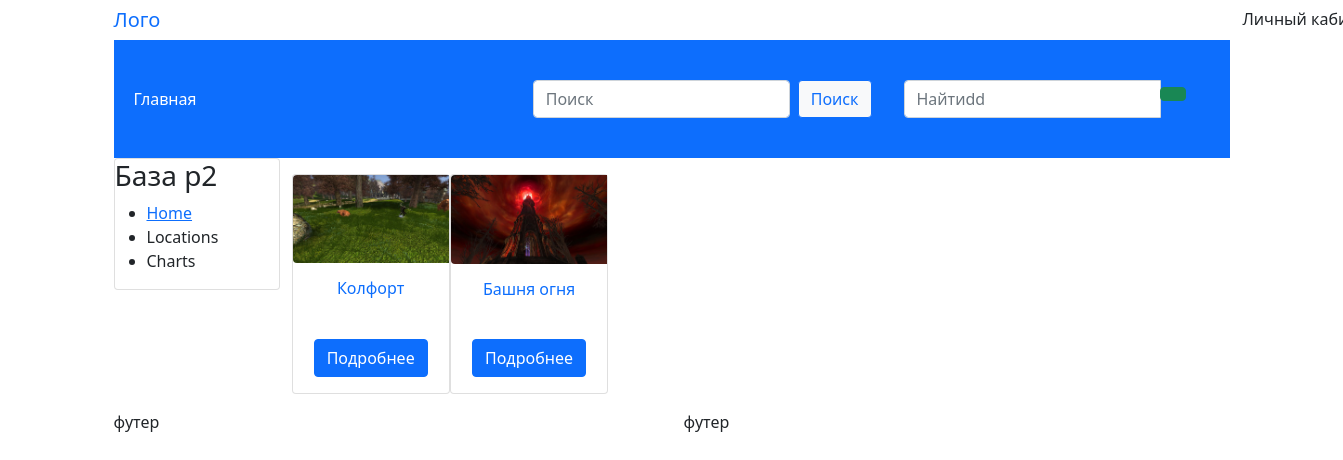
The app's page /, older data.
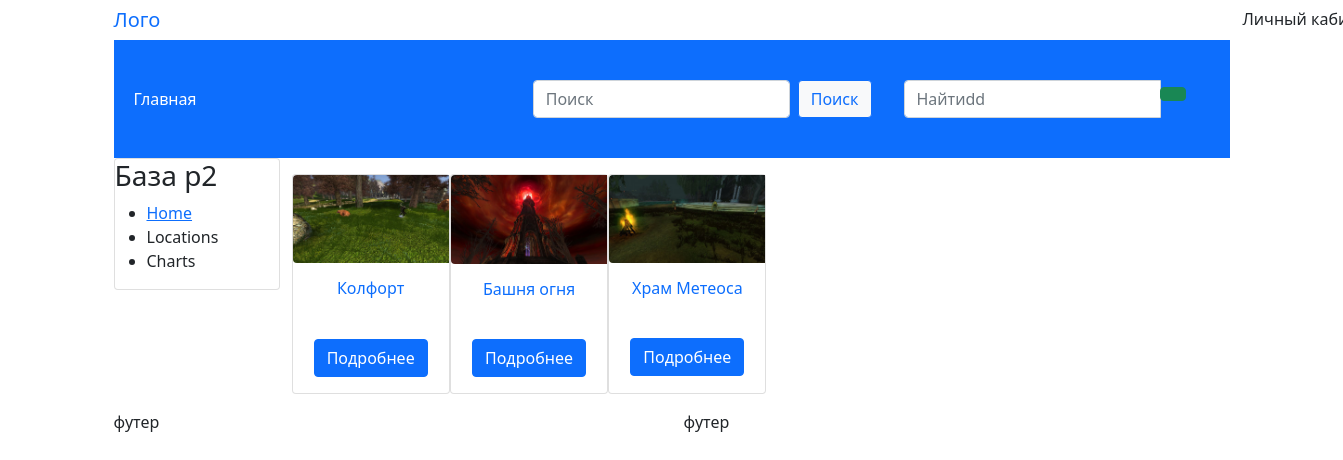
The same page, newer data.
### items/models.py (models this page shows, shortened)
class Location(models.Model):
    title = models.CharField(verbose_name="Название", max_length=150)
    local_img = models.ImageField("Изображение",
                                  upload_to="media/locations",
                                  default=DEFAULT_IMG)
    slug = models.SlugField("Ссылка", max_length=250, unique=True)
    user = models.ForeignKey(User,
                             verbose_name="Пользователь",
                             on_delete=models.CASCADE)
    class Meta:
        verbose_name = "Локация"
        verbose_name_plural = "Локации"

### items/views.py (the view)
# urls.py: path('', views.LocationsView.as_view(), name="home"),
class LocationsView(ListView):
    model = Location
    template_name = 'items/index.html'
    context_object_name = 'locations'
    def get_context_data(self, **kwargs):
        context = super().get_context_data(**kwargs)
        context['title'] = 'Главная страница'
        return context

### items/templates/items/index.html (shortened to what this page needs)
{% extends 'base.html' %}
{% load static %}
{% block content %}
    <div class="col-md-12">
        <div class="row">
            {% for location in locations %}
  <div class="card col-md-2 p-0 mb-3 mt-3">
            <img src="{{ location.local_img.url }}" alt="image" class="img-fluid rounded-start" />
            <div class="card-body text-center">
                <h6 class="card-title"> <a href="location/{{ location.slug }}" class="text-decoration-none">
                {{location.title}}  </a></h5>
            </div>
            <div class="card-body text-center">
            <a href="/location/{{ location.slug }}" class="btn btn-primary">Подробнее</a>
           </div>
        </div>
    {% endfor %}
    </div>
</div>
{% endblock content %}

### items/templates/base.html (shortened to what this page needs)
{% load static %}
<!DOCTYPE html>
<html>
<head>
<link href="https://cdn.jsdelivr.net/npm/bootstrap@5.0.2/dist/css/bootstrap.min.css" rel="stylesheet">
</head>
<body>
    <div class="container">
        {% include 'include/header.html' %}
        <div class="row">
            <div class="col-sm-2">
                {% include 'include/left_side.html' %}
            </div>
            <div class="col-sm-10">
                {% block content %}
                {% endblock content %}
            </div>
          </div>
          {% include 'include/footer.html' %}
        </div>
</body>
</html>

### items/templates/include/header.html (shortened to what this page needs)
<ul class="nav position-relative">
  <a class="navbar-brand" href="/admin">Лого</a>
    {% if request.user.is_authenticated %}
    <li class="nav-item dropdown position-absolute top-0 end-0">
      <a class="nav-link dropdown-toggle" href="#" id="navbarScrollingDropdown" role="button" data-bs-toggle="dropdown" aria-expanded="false">
        {{ user.username }}
      </a>
      <ul class="dropdown-menu" aria-labelledby="navbarScrollingDropdown">
        <li><a class="dropdown-item" href="{% url 'createlocation' %}">Добавить локацию</a></li>
        <li><a class="dropdown-item" href="{% url 'createmonster' %}">Добавить монстра</a> </li>
        <li><a class="dropdown-item" href="{% url 'createitem' %}">Добавить предмет</a></li>
        <li><a class="dropdown-item" href="{% url 'createcategory' %}">Добавить категорию предмета</a></li>
        <li><hr class="dropdown-divider"></li>
        <li>
          <form action="{% url 'logoutuser' %}" method="POST">
            {% csrf_token %}
            <li><button type="submit" class="btn btn-light">Выйти</button></li>
          </form>
        </li>
      </ul>
    </li>
  {% else %}
    <li class="nav-item dropdown position-absolute top-0 right-0 start-100">
      <a class="btn dropdown-toggle" href="#" role="button" id="dropdownMenuLink" data-bs-toggle="dropdown" aria-expanded="false">
        Личный кабинет
      </a>
    </li>
  {% endif %}
</ul>
<div class="position-relative">
    <div class="position-absolute top-50 start-50">1</div>
 </div>
<nav class="navbar navbar-expand-lg navbar-dark bg-primary" >
  <div class="container-fluid ">
    <div class="collapse navbar-collapse" id="navbarScroll">
      <ul class="navbar-nav  me-auto my-2 my-lg-0 navbar-nav-scroll " style="--bs-scroll-height: 100px;">
        <li class="nav-item">
          <a class="nav-link active" aria-current="page" href="/admin">Главная</a>
        </li>
      </ul>
      <ul class="nav ">
        <form class="d-flex" action="{% url 'search' %}" method="get">
          <input class="form-control me-2" type="search" placeholder="Поиск" aria-label="Search">
          <button type="submit" class="btn btn-light btn-outline-primary">Поиск</button>
        </form>
      </ul>
      <ul class="nav ">
      <form class="navbar-form navbar-left m-2 p-4" action="{% url 'search' %}">
        <div class="input-group">
            <input id="search" name="q" type="text" class="form-control" placeholder="Найтиdd">
            <div class="input-group-btn">
                <button class="btn btn-success" type="submit">
                </button>
            </div>
        </div>
    </form>
</ul>
    </div>
  </div>
</nav>

### items/templates/include/left_side.html (shortened to what this page needs)
<div class="card">
    <div class="header">
      <h3>База р2 </h3>
    </div>
    <div class="body">
      <ul>
        <li><a href="{% url 'home' %}"> Home</a></li>
        <li> Locations
        </li>
        <li> Charts</li>
      </ul>
    </div>
  </div>

### items/templates/include/footer.html
<div class="row">
    <div class="col-6">футер</div>
    <div class="col-6">футер</div>
  </div>

Row changes from the older to the newer data that the page shows:
added Location: local_img (picture), title "Храм Метеоса"
